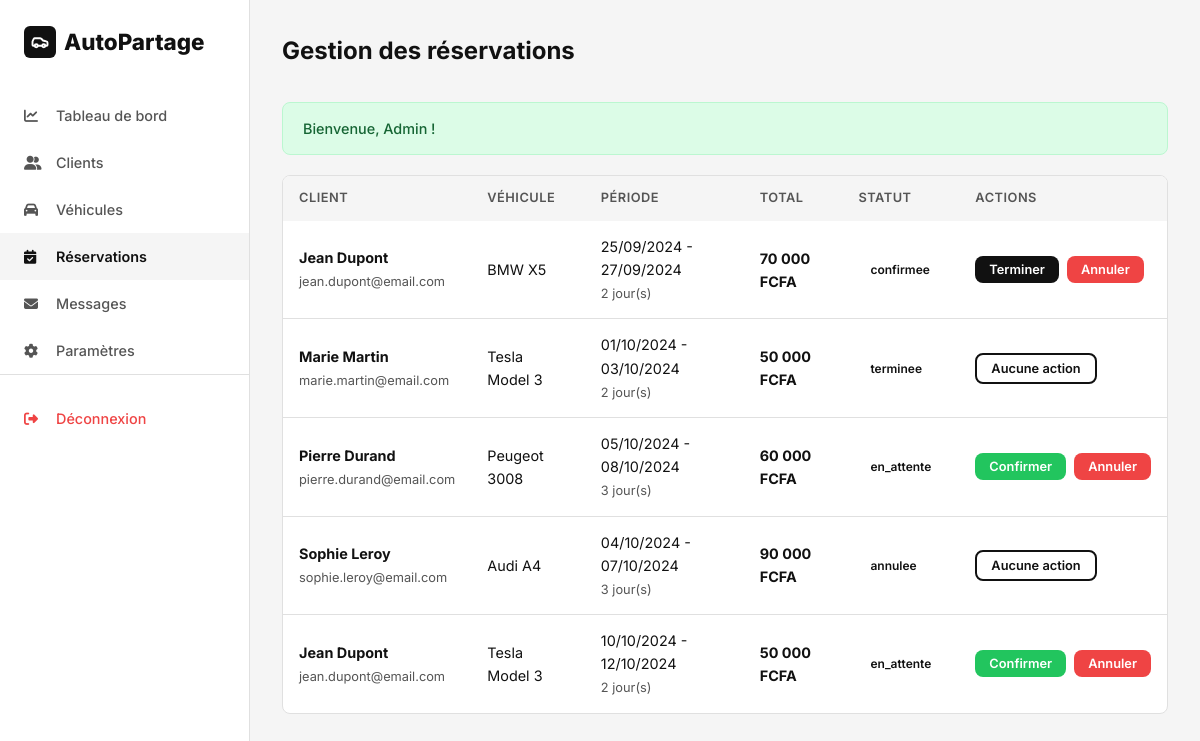
Screenshot of /admin/reservations.php (signed in) with the database file from the repository.
### tables this page shows
CREATE TABLE reservations (
    id INT AUTO_INCREMENT PRIMARY KEY,
    utilisateur_id INT NOT NULL,
    vehicule_id INT NOT NULL,
    date_debut DATETIME NOT NULL,
    date_fin DATETIME NOT NULL,
    duree_jours INT NOT NULL DEFAULT 1,
    prix_unitaire DECIMAL(10,2) NOT NULL,
    prix_total DECIMAL(10,2) NOT NULL,
    statut ENUM('en_attente', 'confirmee', 'annulee', 'terminee') NOT NULL DEFAULT 'en_attente',
    notes TEXT DEFAULT NULL,
    date_creation DATETIME NOT NULL DEFAULT CURRENT_TIMESTAMP,
    date_modification DATETIME DEFAULT NULL ON UPDATE CURRENT_TIMESTAMP,
    FOREIGN KEY (utilisateur_id) REFERENCES utilisateurs(id) ON DELETE CASCADE,
    FOREIGN KEY (vehicule_id) REFERENCES vehicules(id) ON DELETE CASCADE
);

CREATE TABLE utilisateurs (
    id INT AUTO_INCREMENT PRIMARY KEY,
    prenom VARCHAR(100) NOT NULL,
    nom VARCHAR(100) NOT NULL,
    email VARCHAR(255) NOT NULL UNIQUE,
    mot_de_passe VARCHAR(255) NOT NULL,
    telephone VARCHAR(20) DEFAULT NULL,
    adresse TEXT DEFAULT NULL,
    role ENUM('client', 'admin') NOT NULL DEFAULT 'client',
    photo VARCHAR(255) DEFAULT NULL,
    statut ENUM('actif', 'inactif', 'suspendu') NOT NULL DEFAULT 'actif',
    is_deleted TINYINT(1) NOT NULL DEFAULT 0,
    date_creation DATETIME NOT NULL DEFAULT CURRENT_TIMESTAMP,
    date_modification DATETIME DEFAULT NULL ON UPDATE CURRENT_TIMESTAMP
);

CREATE TABLE vehicules (
    id INT AUTO_INCREMENT PRIMARY KEY,
    marque VARCHAR(100) NOT NULL,
    modele VARCHAR(100) NOT NULL,
    annee INT DEFAULT NULL,
    type_carburant ENUM('Essence', 'Diesel', 'Électrique', 'Hybride') NOT NULL DEFAULT 'Essence',
    transmission ENUM('Manuelle', 'Automatique') NOT NULL DEFAULT 'Manuelle',
    nombre_places INT NOT NULL DEFAULT 5,
    image VARCHAR(255) DEFAULT NULL,
    prix_heure DECIMAL(10,2) DEFAULT NULL,
    prix_jour DECIMAL(10,2) NOT NULL,
    description TEXT DEFAULT NULL,
    caracteristiques TEXT DEFAULT NULL,
    statut ENUM('disponible', 'reserve', 'maintenance') NOT NULL DEFAULT 'disponible',
    is_deleted TINYINT(1) NOT NULL DEFAULT 0,
    date_creation DATETIME NOT NULL DEFAULT CURRENT_TIMESTAMP,
    date_modification DATETIME DEFAULT NULL ON UPDATE CURRENT_TIMESTAMP
);

### admin/reservations.php (the view, shortened to what this page needs)
<?php
require_once '../config/database.php';
require_once '../includes/functions.php';
$stmt = $pdo->query("SELECT r.*, v.marque, v.modele, u.prenom, u.nom, u.email
                     FROM reservations r
                     JOIN vehicules v ON r.vehicule_id = v.id
                     JOIN utilisateurs u ON r.utilisateur_id = u.id
                     ORDER BY r.date_creation DESC");
$reservations = $stmt->fetchAll();
?>
<!DOCTYPE html>
<html lang="fr">
<head>
    <link rel="stylesheet" href="https://cdnjs.cloudflare.com/ajax/libs/font-awesome/6.5.0/css/all.min.css">
    <link rel="stylesheet" href="../assets/css/style.css">
</head>
<body class="dashboard">
    <?php include '../includes/sidebar.php'; ?>
    <main class="dashboard-content">
        <header class="dashboard-header">
            <h1>Gestion des réservations</h1>
        </header>
        <?php $flash = getFlash(); if ($flash): ?>
            <div class="flash flash-<?= $flash['type'] ?>"><?= $flash['message'] ?></div>
        <?php endif; ?>
        <div class="table-container">
            <table>
                <thead>
                    <tr>
                        <th>Client</th>
                        <th>Véhicule</th>
                        <th>Période</th>
                        <th>Total</th>
                        <th>Statut</th>
                        <th>Actions</th>
                    </tr>
                </thead>
                <tbody>
                    <?php if (empty($reservations)): ?>
                        <tr><td colspan="6" class="text-center">Aucune réservation.</td></tr>
                    <?php else: ?>
                        <?php foreach ($reservations as $res): ?>
                        <tr>
                            <td>
                                <strong><?= clean($res['prenom'] . ' ' . $res['nom']) ?></strong><br>
                                <span style="font-size: 0.8rem; color: var(--secondary);"><?= clean($res['email']) ?></span>
                            </td>
                            <td><?= clean($res['marque'] . ' ' . $res['modele']) ?></td>
                            <td>
                                <?= formatDate($res['date_debut']) ?> - <?= formatDate($res['date_fin']) ?><br>
                                <span style="font-size: 0.8rem; color: var(--secondary);"><?= $res['duree_jours'] ?> jour(s)</span>
                            </td>
                            <td><strong><?= formatPrix($res['prix_total']) ?></strong></td>
                            <td><?= getStatutBadge($res['statut']) ?></td>
                            <td>
                                <form action="reservations.php" method="POST" class="flex gap-1">
                                    <?php if ($res['statut'] === 'en_attente'): ?>
                                        <button type="submit" name="action" value="confirm" class="btn btn-success btn-sm">Confirmer</button>
                                        <button type="submit" name="action" value="cancel" class="btn btn-danger btn-sm">Annuler</button>
                                    <?php elseif ($res['statut'] === 'confirmee'): ?>
                                        <button type="submit" name="action" value="finish" class="btn btn-primary btn-sm">Terminer</button>
                                        <button type="submit" name="action" value="cancel" class="btn btn-danger btn-sm">Annuler</button>
                                    <?php else: ?>
                                        <button class="btn btn-outline btn-sm" disabled>Aucune action</button>
                                    <?php endif; ?>
                                </form>
                            </td>
                        </tr>
                        <?php endforeach; ?>
                    <?php endif; ?>
                </tbody>
            </table>
        </div>
    </main>
</body>
</html>

### includes/functions.php (shortened to what this page needs)
<?php
function clean($data) {
    return htmlspecialchars(trim($data), ENT_QUOTES, 'UTF-8');
}
function getFlash() {
    if (isset($_SESSION['flash'])) {
        $flash = $_SESSION['flash'];
        return $flash;
    }
    return null;
}
function formatPrix($prix) {
    return number_format($prix, 0, ',', ' ') . ' FCFA';
}
function formatDate($date) {
    return date('d/m/Y', strtotime($date));
}
function getStatutBadge($statut) {
    $badges = [
        'en_attente' => '<span class="badge badge-warning">En attente</span>',
        'confirmee'  => '<span class="badge badge-success">Confirmée</span>',
        'annulee'    => '<span class="badge badge-danger">Annulée</span>',
        'terminee'   => '<span class="badge badge-info">Terminée</span>'
    ];
    return $badges[$statut] ?? '<span class="badge">' . $statut . '</span>';
}

### assets/css/style.css (style rules this page uses)
*,*::before,*::after { box-sizing:border-box;margin:0;padding:0 }
:root { --primary:#111;--secondary:#555;--accent:#222;--bg:#fff;--bg-alt:#f5f5f5;--border:#e0e0e0;--success:#22c55e;--warning:#f59e0b;--danger:#ef4444;--info:#3b82f6;--radius:8px;--shadow:0 2px 12px rgba(0,0,0,.08);--transition:all .3s ease }
body { font-family:'Inter',sans-serif;color:var(--primary);background:var(--bg);line-height:1.6;min-height:100vh }
input,select,textarea,button { font-family:inherit;font-size:inherit }
.flex { display:flex;align-items:center }
.gap-1 { gap:8px }
.btn { display:inline-flex;align-items:center;justify-content:center;gap:6px;padding:10px 24px;border-radius:var(--radius);font-weight:600;font-size:.9rem;border:none;cursor:pointer;transition:var(--transition) }
.btn-primary { background:var(--primary);color:#fff }
.btn-outline { border:2px solid var(--primary);color:var(--primary);background:transparent }
.btn-success { background:var(--success);color:#fff }
.btn-danger { background:var(--danger);color:#fff }
.btn-sm { padding:6px 14px;font-size:.8rem }
.dashboard { display:flex;min-height:100vh }
.dashboard-content { flex:1;margin-left:250px;padding:32px;background:var(--bg-alt);min-height:100vh }
.dashboard-header { display:flex;align-items:center;justify-content:space-between;margin-bottom:32px }
.dashboard-header h1 { font-size:1.5rem;font-weight:700 }
.table-container { background:#fff;border-radius:var(--radius);border:1px solid var(--border);overflow:hidden }
table { width:100%;border-collapse:collapse }
thead { background:var(--bg-alt) }
th { padding:12px 16px;text-align:left;font-size:.8rem;font-weight:600;text-transform:uppercase;letter-spacing:.5px;color:var(--secondary) }
td { padding:14px 16px;border-bottom:1px solid var(--border);font-size:.9rem }
tr:last-child td { border-bottom:none }
.badge { display:inline-flex;align-items:center;padding:4px 12px;border-radius:20px;font-size:.75rem;font-weight:600 }
.flash { padding:14px 20px;border-radius:var(--radius);margin-bottom:20px;font-size:.9rem;font-weight:500;display:flex;align-items:center;gap:8px;animation:slideDown .3s ease }
.flash-success { background:#dcfce7;color:#166534;border:1px solid #bbf7d0 }

### rows the page displays
reservations: utilisateur.nom "Jean Dupont", utilisateur.email "jean.dupont@email.com", vehicule.modele "BMW X5", date_debut "25/09/2024", date_fin "27/09/2024", duree_jours "2", prix_total "70 000 FCFA", statut "confirmee", shows "Terminer"
reservations: utilisateur.nom "Marie Martin", utilisateur.email "marie.martin@email.com", vehicule.modele "Tesla Model 3", date_debut "01/10/2024", date_fin "03/10/2024", duree_jours "2", prix_total "50 000 FCFA", statut "terminee", shows "Aucune action"
reservations: utilisateur.nom "Pierre Durand", utilisateur.email "pierre.durand@email.com", vehicule.modele "Peugeot 3008", date_debut "05/10/2024", date_fin "08/10/2024", duree_jours "3", prix_total "60 000 FCFA", statut "en_attente", shows "Confirmer"
reservations: utilisateur.nom "Sophie Leroy", utilisateur.email "sophie.leroy@email.com", vehicule.modele "Audi A4", date_debut "04/10/2024", date_fin "07/10/2024", duree_jours "3", prix_total "90 000 FCFA", statut "annulee", shows "Aucune action"
reservations: utilisateur.nom "Jean Dupont", utilisateur.email "jean.dupont@email.com", vehicule.modele "Tesla Model 3", date_debut "10/10/2024", date_fin "12/10/2024", duree_jours "2", prix_total "50 000 FCFA", statut "en_attente", shows "Confirmer"

### other values shown
$flash['message'] "Bienvenue, Admin !"
